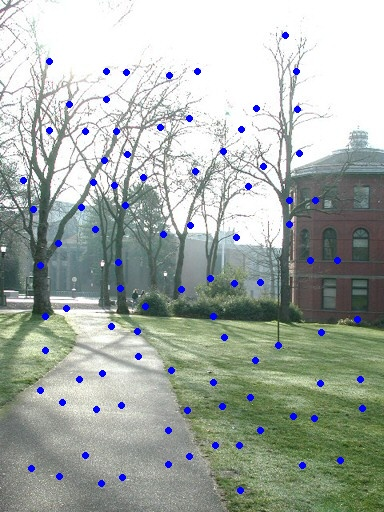
#> input picture circle_image.jpg, 384 x 512 px
$ python -i feature.py   (imports and definitions only)   (older library calls are emulated)
#> lines starting #> are read from the running program, lines starting #| are printed output that depends on the picture
#> further down, picture is the input picture: shape (512, 384, 3); mean B, G, R 166, 172.9, 165.2
import cv2
import numpy as np
from scipy import ndimage
import math
def Harris_corner_detector(img):
    #cv2.imshow('Image', img)
    print("......Harris_corner_detector......")
    img_tmp=np.copy(img)
    w=img.shape[0]
#> w = 512
    h=img.shape[1]
#> h = 384
    gray_img = cv2.cvtColor(img, cv2.COLOR_BGR2GRAY)
    blur_image = cv2.GaussianBlur(gray_img, (3, 3), 1.0)
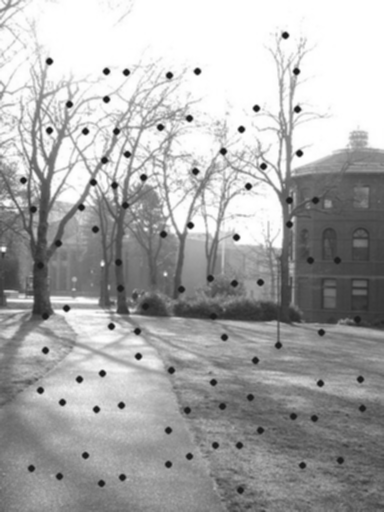
#> blur_image: shape (512, 384); min 28, max 255, mean 169.8
    Ix=cv2.Sobel(blur_image,cv2.CV_64F,1,0,3)
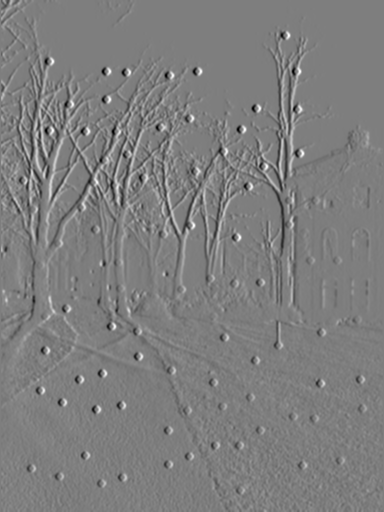
#> Ix: shape (512, 384) float64; min -637, max 647, mean -0.1; drawn with min black and max white
    Iy=cv2.Sobel(blur_image,cv2.CV_64F,0,1,3)
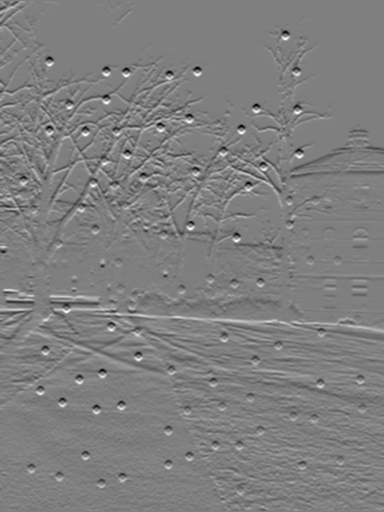
#> Iy: shape (512, 384) float64; min -642, max 640, mean -2; drawn with min black and max white

    Ixy=Ix*Iy
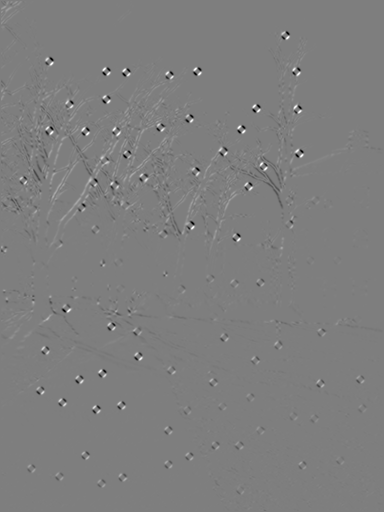
#> Ixy: shape (512, 384) float64; min -219024, max 221841, mean 120.4; drawn with min black and max white
    Ixx=np.power(Ix,2)
    Iyy=np.power(Iy,2)

    Sxx=cv2.GaussianBlur(Ixx, (3, 3), 1.5)
    Syy=cv2.GaussianBlur(Iyy, (3, 3), 1.5)
    Sxy=cv2.GaussianBlur(Ixy, (3, 3), 1.5)

    array=np.zeros((2,2), dtype=np.float32)
    corner_response=np.zeros((w,h), dtype=np.float32)
    for i in range(0,w):
        for j in range(0,h):
            array[0][0]=Sxx[i][j]
            array[0][1]=Sxy[i][j]
            array[1][0]=Sxy[i][j]
            array[1][1]=Syy[i][j]
            #print(np.linalg.det(array)-0.04*np.trace(array))*np.trace(array))
            #corner_response[i][j]=np.linalg.det(array)-0.04*np.trace(array)*np.trace(array)
            #print(np.linalg.det(array))
            if np.trace(array)==0:
                 corner_response[i][j]=0
            else:
                corner_response[i][j]=np.linalg.det(array)/np.trace(array)
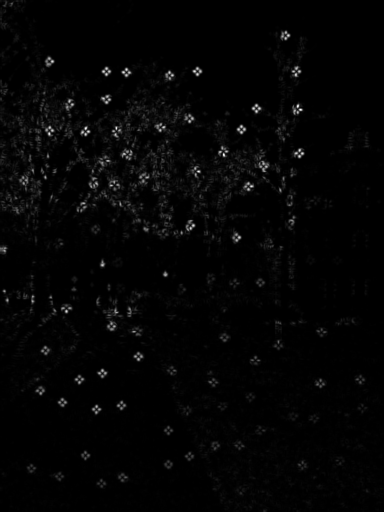
#> corner_response: shape (512, 384) float32; min 0, max 38534.2, mean 711; drawn with min black and max white
#> after the loop, array = [[1029.7, 103.1], [103.1, 160.6]]
    print(np.max(corner_response))
#| 38534.2
    filter_corner_response=ndimage.maximum_filter(corner_response, size=(20,20) )
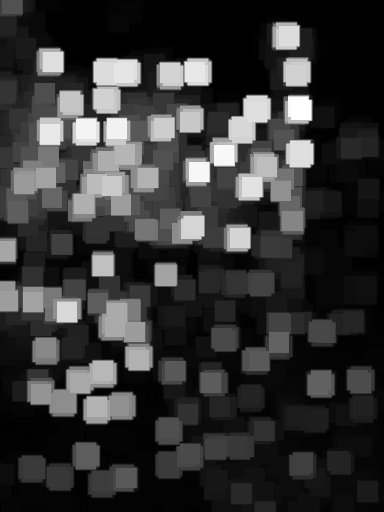
#> filter_corner_response: shape (512, 384) float32; min 0, max 38534.2, mean 8069.5; drawn with min black and max white
    result = np.where(filter_corner_response == corner_response, corner_response, 0)
    #np.save('my_array.npy', result)
    print(np.max(result))
#| 38534.2

    # if result[:,:]<1000 or i+20>w or i-20<0 or j+20>h or j-20<0:
    #             result[:,:]=0
    for i in range(0,w):
        for j in range(0,h):
            if result[i][j]<1000 or i+20>w or i-20<0 or j+20>h or j-20<0:
                result[i][j]=0
#> result: shape (512, 384) float32; min 0, max 38534.2, mean 12.5

    for i in range(0,w):
        for j in range(0,h):
            if result[i][j]!=0 :
                image = cv2.circle(img_tmp, (j,i), 2, (255, 0, 0), 2)
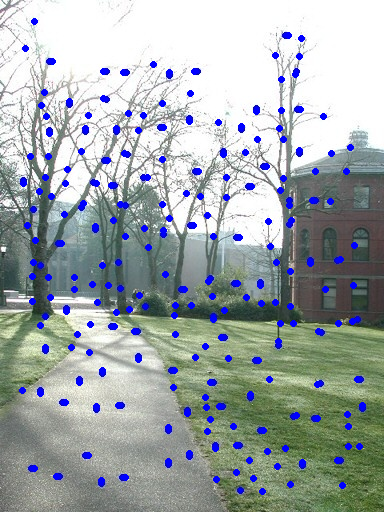
#> img_tmp: shape (512, 384, 3); mean B, G, R 169.4, 167.6, 160.3


    cv2.imwrite('feature.jpg', image)
    # [5 lines of commented-out code are left out]
    return result


# [78 lines left out: functions description, matrix_cula, matching, not called in this run]

>>> import cv2
>>> picture = cv2.imread('../circle_image.jpg')
>>> result = Harris_corner_detector(picture)

$ run again, on feature2.jpg
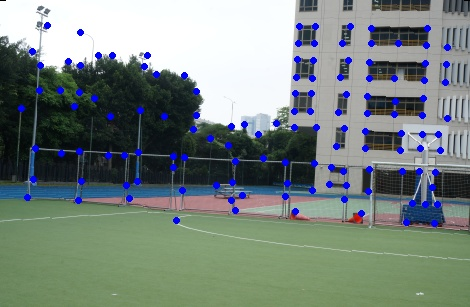
#> input picture feature2.jpg, 470 x 307 px
#> picture is the input picture: shape (307, 470, 3); mean B, G, R 127.4, 131.5, 119.7
#> after the loop in Harris_corner_detector, `for i in range(0,w):`:
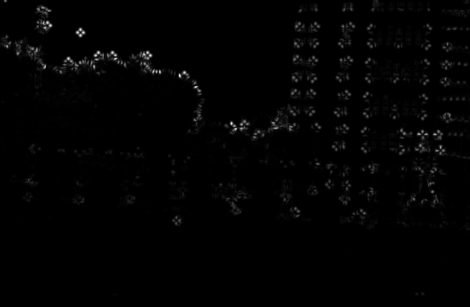
#> corner_response: shape (307, 470) float32; min 0, max 38571.2, mean 432; drawn with min black and max white
#> after the loop in Harris_corner_detector, `for i in range(0,w):`: array = [[11.93, 7.96], [7.96, 42.23]]
#| 38571.23
#| 38571.23
#> after the loop in Harris_corner_detector, `for i in range(0,w):`:
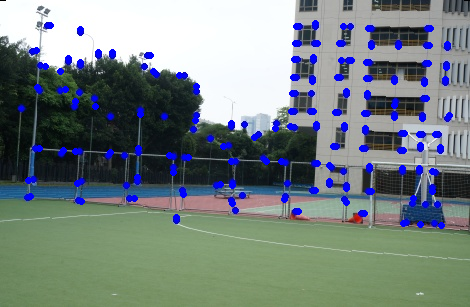
#> img_tmp: shape (307, 470, 3); mean B, G, R 129.7, 128.8, 117.2

$ run again, on write.jpg
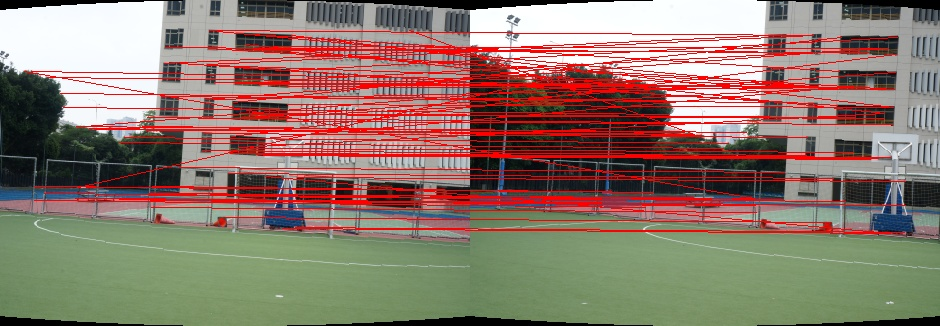
#> input picture write.jpg, 940 x 326 px
#> picture is the input picture: shape (326, 940, 3); mean B, G, R 108.7, 121.1, 141.9
#> after the loop in Harris_corner_detector, `for i in range(0,w):`:
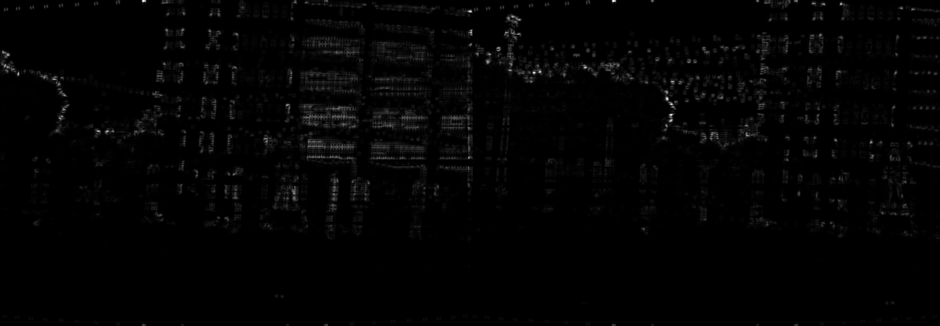
#> corner_response: shape (326, 940) float32; min 0, max 34495.6, mean 481.3; drawn with min black and max white
#> after the loop in Harris_corner_detector, `for i in range(0,w):`: array = [[0, 0], [0, 0]]
#| 34495.62
#| 34495.62
#> after the loop in Harris_corner_detector, `for i in range(0,w):`:
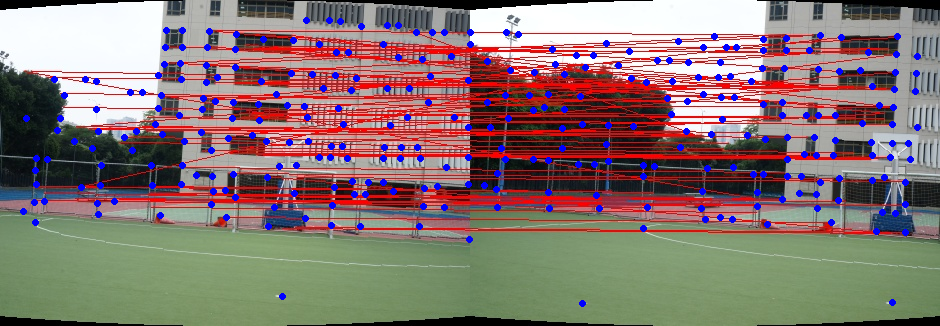
#> img_tmp: shape (326, 940, 3); mean B, G, R 114.6, 117.2, 136.2
